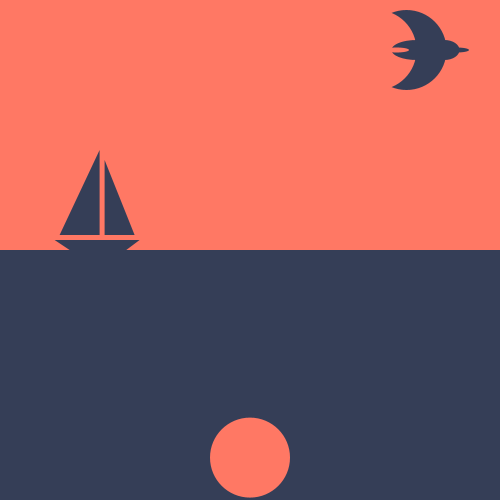
Frame 1 (no input)
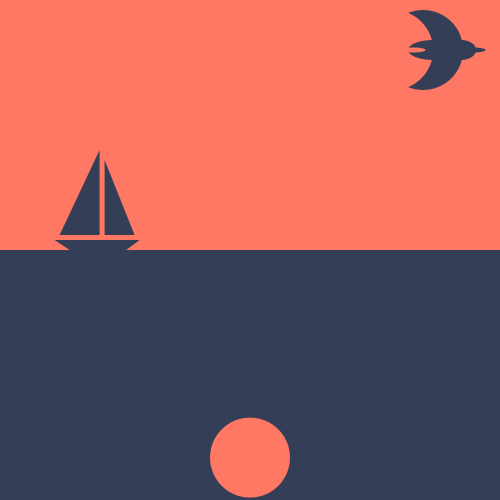
Frame 60 (the mouse pressed at the canvas centre just before this capture)
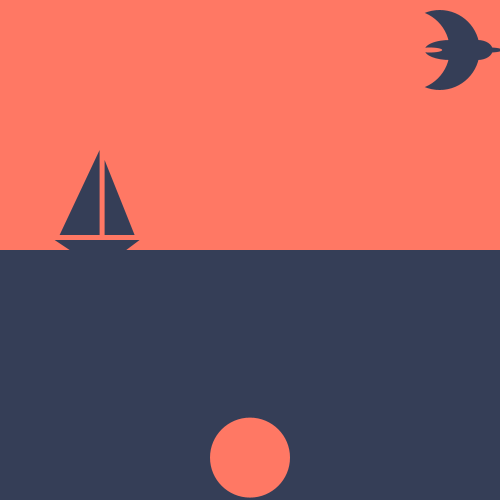
Frame 120 (the mouse held since frame 60 and released just before this capture)

The Processing sketch that drew these frames (run headless with seeded random() and noise(); from frame 60 on, the mouse is pressed at the canvas centre):

// Processing sketch: sk_k3_00_04
// ── sk_k3_00_04.pde
void setup()
{
  size(500, 500);
  colorMode(RGB);
  noStroke();
  frameRate(30);
}

void  draw()
{

  background(255, 120, 100);
  int d = second();
  int m = minute();
  int y = hour();


  //午後
  fill(53, 62, 87);
  rect(0, 250, 500, 250);


  //秒：鳥（画面を横にに60分割）
  fill(53, 62, 87);
  ellipse(d*8.3-50, 50, 80, 80);
  ellipse(d*8.3, 50, 25, 5);
  ellipse(d*8.3-12, 50, 30, 20);
  fill(255, 120, 100);
  ellipse(d*8.3-80, 50, 80, 80);
  fill(53, 62, 87);
  ellipse(d*8.3-40, 50, 50, 20);
  fill(255, 120, 100);
  ellipse(d*8.3-60, 50, 25, 5);


  //時間：太陽（画面を縦に２４分割、午前午後で色が変わる）
  if (y*20>250)
  {
    fill(255, 120, 100);
  }
  else
  {
    fill(53, 62, 87);
  }
  ellipse(250, y*20.8, 80, 80);


  //分：ヨット（画面を横にに60分割）
  fill(53, 62, 87);
  triangle(m*8.3-40, 235, m*8.3, 235, m*8.3, 150);
  triangle(m*8.3+5, 235, m*8.3+35, 235, m*8.3+5, 160);
  triangle(m*8.3-45, 240, m*8.3, 270, m*8.3+40, 240);
}
